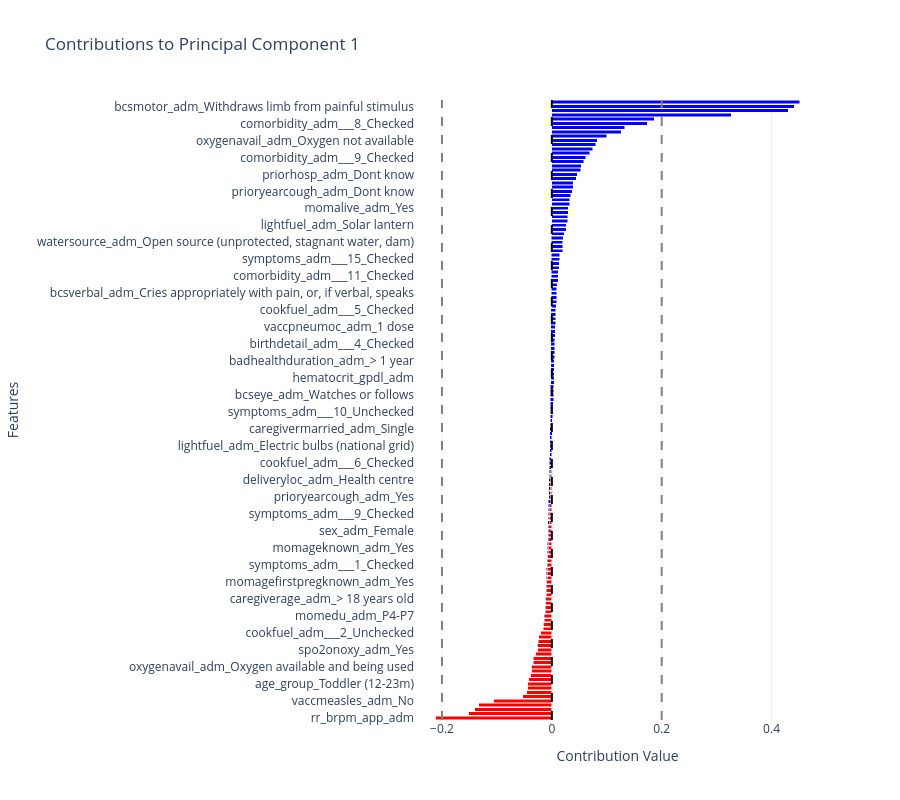
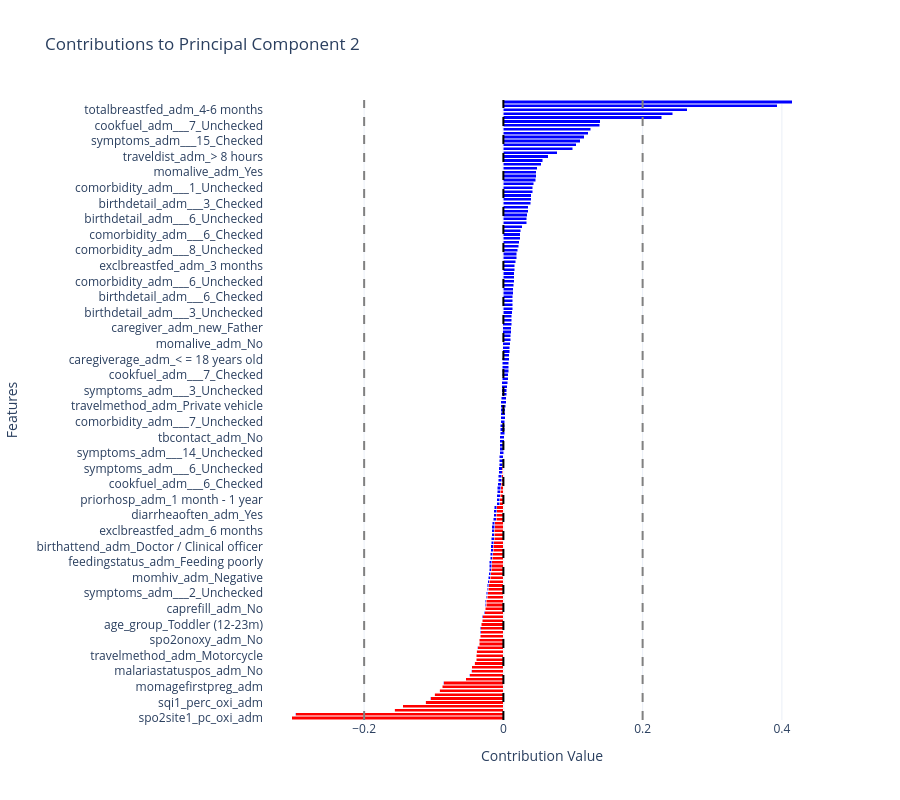
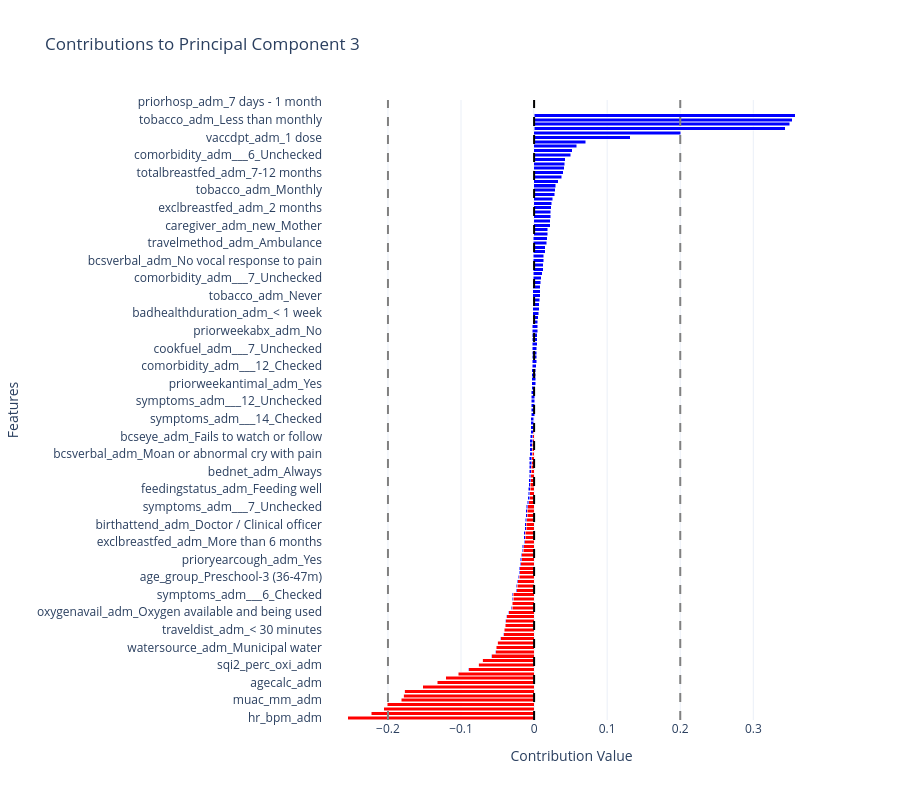
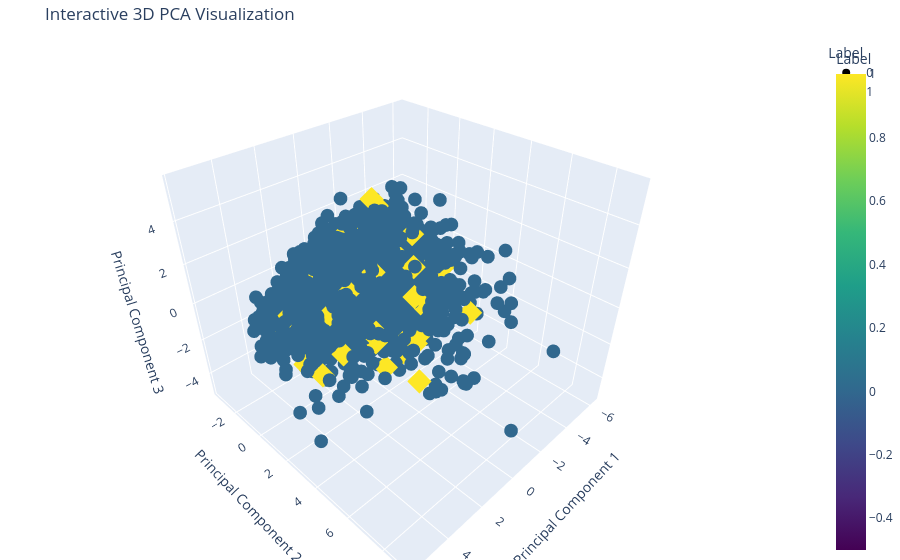

Here is the notebook cell these charts were saved with, in order:
### Markdown cell above
## Dimension Reduction

### Code cell
from helper_functions.data_processing import get_cleaned_data, get_pca
data, numerical_cols, categorical_cols = get_cleaned_data()
pca_data, _, _ = get_pca(data, numerical_cols)

### Figure 1 — Plotly figure (JSON) as saved in the notebook; plotly's stock layout.template omitted (floating-point values rounded to 4 significant figures; data arrays with more than 128 entries replaced by an {"elided": "..."} marker saying what was removed)
{"data": [{"marker": {"color": "red"}, "name": "Negative Contributions", "orientation": "h", "type": "bar", "x": {"elided": "133 float values"}, "y": {"elided": "279 str values"}}, {"marker": {"color": "blue"}, "name": "Positive Contributions", "orientation": "h", "type": "bar", "x": {"elided": "146 float values"}, "y": {"elided": "279 str values"}}], "layout": {"autosize": true, "barmode": "stack", "height": 800, "shapes": [{"line": {"color": "black", "dash": "dash", "width": 2}, "type": "line", "x0": 0, "x1": 0, "xref": "x", "y0": 0, "y1": 1, "yref": "y domain"}, {"line": {"color": "gray", "dash": "dash", "width": 2}, "type": "line", "x0": 0.2, "x1": 0.2, "xref": "x", "y0": 0, "y1": 1, "yref": "y domain"}, {"line": {"color": "gray", "dash": "dash", "width": 2}, "type": "line", "x0": -0.2, "x1": -0.2, "xref": "x", "y0": 0, "y1": 1, "yref": "y domain"}], "showlegend": false, "title": {"text": "Contributions to Principal Component 1"}, "xaxis": {"title": {"text": "Contribution Value"}}, "yaxis": {"title": {"text": "Features"}}}}

### Figure 2 — Plotly figure (JSON) as saved in the notebook; plotly's stock layout.template omitted (floating-point values rounded to 4 significant figures; data arrays with more than 128 entries replaced by an {"elided": "..."} marker saying what was removed)
{"data": [{"marker": {"color": "red"}, "name": "Negative Contributions", "orientation": "h", "type": "bar", "x": [-0.3039, -0.2986, -0.1566, -0.1448, -0.1122, -0.1048, -0.09934, -0.0924, -0.08847, -0.08629, -0.05419, -0.04887, -0.04624, -0.04568, -0.04204, -0.03947, -0.03941, -0.03926, -0.03788, -0.03569, -0.03536, -0.03409, -0.03383, -0.03375, -0.03271, -0.03117, -0.03087, -0.02806, -0.02709, -0.02637, -0.02618, -0.02454, -0.02454, -0.0234, -0.02304, -0.02264, -0.02139, -0.02097, -0.02037, -0.02018, -0.02002, -0.01896, -0.01867, -0.01818, -0.01798, -0.01762, -0.01742, -0.01708, -0.01698, -0.01657, -0.01623, -0.01454, -0.01411, -0.01405, -0.0134, -0.009703, -0.00956, -0.009243, -0.009151, -0.008534, -0.008065, -0.007578, -0.007367, -0.00698, -0.006865, -0.006261, -0.005878, -0.005664, -0.005357, -0.005352, -0.005013, -0.005, -0.004998, -0.004485, -0.004382, -0.004295, -0.004143, -0.004123, -0.004104, -0.004084, -0.004072, -0.003619, -0.003254, -0.002715, -0.002703, -0.002417, -0.002011, -0.001807, -0.001734, -0.001523, -0.00144, -0.001439, -0.001357, -0.00127, -0.001054, -0.00103, -0.0009338, -0.0007938, -0.0007761, -0.0007581, -0.0007015, -0.0006676, -0.0006093, -0.000553, -0.0004779, -0.0004594, -0.000456, -0.0004286, -0.0003324, -0.0003024, -0.0002934, -0.0002859, -0.0001673, -0.0001343, -0.0001246, -0.0001158, -6.212e-05, -5.264e-05, -2.142e-05, -1.876e-05], "y": {"elided": "279 str values"}}, {"marker": {"color": "blue"}, "name": "Positive Contributions", "orientation": "h", "type": "bar", "x": {"elided": "159 float values"}, "y": {"elided": "279 str values"}}], "layout": {"autosize": true, "barmode": "stack", "height": 800, "shapes": [{"line": {"color": "black", "dash": "dash", "width": 2}, "type": "line", "x0": 0, "x1": 0, "xref": "x", "y0": 0, "y1": 1, "yref": "y domain"}, {"line": {"color": "gray", "dash": "dash", "width": 2}, "type": "line", "x0": 0.2, "x1": 0.2, "xref": "x", "y0": 0, "y1": 1, "yref": "y domain"}, {"line": {"color": "gray", "dash": "dash", "width": 2}, "type": "line", "x0": -0.2, "x1": -0.2, "xref": "x", "y0": 0, "y1": 1, "yref": "y domain"}], "showlegend": false, "title": {"text": "Contributions to Principal Component 2"}, "xaxis": {"title": {"text": "Contribution Value"}}, "yaxis": {"title": {"text": "Features"}}}}

### Figure 3 — Plotly figure (JSON) as saved in the notebook; plotly's stock layout.template omitted (floating-point values rounded to 4 significant figures; data arrays with more than 128 entries replaced by an {"elided": "..."} marker saying what was removed)
{"data": [{"marker": {"color": "red"}, "name": "Negative Contributions", "orientation": "h", "type": "bar", "x": {"elided": "141 float values"}, "y": {"elided": "279 str values"}}, {"marker": {"color": "blue"}, "name": "Positive Contributions", "orientation": "h", "type": "bar", "x": {"elided": "138 float values"}, "y": {"elided": "279 str values"}}], "layout": {"autosize": true, "barmode": "stack", "height": 800, "shapes": [{"line": {"color": "black", "dash": "dash", "width": 2}, "type": "line", "x0": 0, "x1": 0, "xref": "x", "y0": 0, "y1": 1, "yref": "y domain"}, {"line": {"color": "gray", "dash": "dash", "width": 2}, "type": "line", "x0": 0.2, "x1": 0.2, "xref": "x", "y0": 0, "y1": 1, "yref": "y domain"}, {"line": {"color": "gray", "dash": "dash", "width": 2}, "type": "line", "x0": -0.2, "x1": -0.2, "xref": "x", "y0": 0, "y1": 1, "yref": "y domain"}], "showlegend": false, "title": {"text": "Contributions to Principal Component 3"}, "xaxis": {"title": {"text": "Contribution Value"}}, "yaxis": {"title": {"text": "Features"}}}}

### Figure 4 — Plotly figure (JSON) as saved in the notebook; plotly's stock layout.template omitted (floating-point values rounded to 4 significant figures; data arrays with more than 128 entries replaced by an {"elided": "..."} marker saying what was removed)
{"data": [{"hovertemplate": "Label=%{marker.color}<br>PC1=%{x}<br>PC2=%{y}<br>PC3=%{z}<extra></extra>", "legendgroup": "0", "marker": {"color": {"elided": "2567 int values"}, "coloraxis": "coloraxis", "symbol": "circle"}, "mode": "markers", "name": "0", "scene": "scene", "showlegend": true, "type": "scatter3d", "x": {"elided": "2567 float values"}, "y": {"elided": "2567 float values"}, "z": {"elided": "2567 float values"}}, {"hovertemplate": "Label=%{marker.color}<br>PC1=%{x}<br>PC2=%{y}<br>PC3=%{z}<extra></extra>", "legendgroup": "1", "marker": {"color": [1, 1, 1, 1, 1, 1, 1, 1, 1, 1, 1, 1, 1, 1, 1, 1, 1, 1, 1, 1, 1, 1, 1, 1, 1, 1, 1, 1, 1, 1, 1, 1, 1, 1, 1, 1, 1, 1, 1, 1, 1, 1, 1, 1, 1, 1, 1, 1, 1, 1, 1, 1, 1, 1, 1, 1, 1, 1, 1, 1, 1, 1, 1, 1, 1, 1, 1, 1, 1, 1, 1, 1, 1, 1, 1, 1, 1, 1, 1, 1, 1, 1, 1, 1, 1, 1, 1, 1, 1, 1, 1, 1, 1, 1, 1, 1, 1, 1, 1, 1, 1, 1, 1, 1, 1, 1, 1, 1, 1, 1, 1, 1, 1, 1, 1, 1, 1, 1, 1], "coloraxis": "coloraxis", "symbol": "diamond"}, "mode": "markers", "name": "1", "scene": "scene", "showlegend": true, "type": "scatter3d", "x": [-3.329, -0.2178, -0.349, 4.574, 1.754, 1.496, -2.265, -3.422, 1.795, -2.899, 3.219, -2.949, -2.271, -3.487, 3.341, 0.7069, 1.105, -3.211, -1.176, -1.492, -0.01101, 2.062, 1.477, -0.7337, 2.461, -1.913, -0.8167, -0.8545, -2.67, -0.4739, 0.2645, -0.9878, 2.548, -1.654, -1.785, -1.569, 1.811, -2.382, 2.452, 2.509, 0.6682, -2.193, -0.892, -1.217, 2.081, -0.1382, -3.4, -0.1842, -1.888, -1.741, 0.01834, -0.6807, -1.644, 3.112, -3.202, 2.224, -0.5437, 1.279, 3.877, -3.478, 0.3506, -2.669, -3.083, -2.675, -0.7927, 0.6744, -1.431, -2.262, -1.436, 3.751, -2.769, -1.635, -0.7355, 1.492, -2.966, 0.3659, -1.462, -0.3856, -0.981, -1.058, 0.1622, -1.311, -2.159, 1.627, 1.787, -1.728, -3.624, 2.716, -1.352, -1.366, -0.1083, -0.8472, -0.7983, 0.5108, -0.7208, 3.31, 0.6653, 2.772, 0.4966, -0.3155, 0.5319, 1.787, 3.805, -1.458, -1.437, -1.146, -0.1877, 1.012, -1.106, 1.128, -1.424, 0.1736, -0.6385, -0.5341, -1.647, -3.949, -0.04596, -1.779, 0.1528], "y": [-1.555, -1.499, 0.2732, 3.121, 3.142, 2.817, 1.83, -0.5467, 0.8519, 0.4311, 0.2036, -0.841, 0.2197, 0.7708, 2.93, -0.5558, 0.2857, 0.2725, 2.595, -2.253, 0.08164, 0.9135, -0.7069, -2.976, -1.011, 0.02224, -0.7525, 1.699, 2.338, 1.071, -1.201, 0.3258, -0.9843, 0.803, 2.209, -1.077, -0.02718, -0.4162, 0.7632, -0.4914, -0.4687, -0.1203, 2.682, 1.66, 1.938, -1.107, -0.3882, 0.9587, -0.7911, 0.03415, -1.212, 0.9074, -0.8645, 1.913, -0.2577, 0.3411, 2.912, 0.476, -0.02982, -1.559, 1.527, -0.05591, -1.593, -0.6198, -1.862, -0.4359, -0.485, 1.56, -1.809, 0.7423, 4.39, 1.902, -2.06, 2.845, -2.128, -2.284, 0.1302, -2.037, 0.515, -2.17, 0.1761, 1.046, -1.023, 0.4596, -1.211, -1.28, 1.405, -0.5169, -0.2214, -1.217, 3.502, -0.7669, 0.4469, -1.591, 0.1663, -1.598, 1.329, -1.654, 0.3351, -0.7793, -1.816, -1.059, -0.3439, 0.4624, 0.04273, 0.1277, -0.6485, 2.875, 0.2546, 0.2059, -0.7333, 4.132, 2.726, 1.869, -0.04618, 1.646, 0.4301, -1.419, 0.6889], "z": [0.9452, 1.326, 1.209, -0.6841, -0.4085, -0.9834, -1.355, 0.1451, -0.3697, 1.244, -0.5666, -0.7856, 0.525, 0.1068, -0.4698, -1.626, -2.148, -0.8311, -2.71, 0.7419, -0.5445, 0.3647, -1.453, 0.4183, 0.3534, -0.3871, -1.278, -0.9995, 1.051, 2.031, -0.8506, 1.929, -1.746, -0.9047, -2.794, -2.506, -0.8583, 2.257, -1.522, 0.4251, -1.077, -1.662, 1.643, -3.867, 1.453, 1.852, 0.9085, 4.433, 0.5035, -0.4538, 0.1526, 1.528, 0.4585, 0.8443, -0.9609, -1.342, 3.456, -2.499, 0.03434, 1.04, 1.425, 1.853, 0.987, 0.7139, -0.4831, -1.034, 1.255, 0.1146, 0.6771, -2.102, -0.8303, 0.4444, 1.247, -0.4523, 0.736, -0.7875, 0.0493, 0.5747, 0.5866, 0.4526, 0.07239, 1.517, 1.637, 0.2097, -1.333, -1.18, -0.2535, -1.789, 2.426, 1.299, 0.8995, 1.712, -0.01695, -0.6743, 2.025, -2.38, -0.8945, -1.25, 0.8651, 0.7545, 0.8379, 0.7504, -0.7958, -2.62, -0.3384, -1.743, 0.5894, -2.64, 3.554, -0.9189, 1.442, -3.207, -1.894, -0.724, 2.88, -0.1919, -3.113, -0.5585, -0.5651]}], "layout": {"coloraxis": {"colorbar": {"title": {"text": "Label"}}, "colorscale": [[0, "#440154"], [0.1111, "#482878"], [0.2222, "#3e4989"], [0.3333, "#31688e"], [0.4444, "#26828e"], [0.5556, "#1f9e89"], [0.6667, "#35b779"], [0.7778, "#6ece58"], [0.8889, "#b5de2b"], [1, "#fde725"]]}, "legend": {"title": {"text": "Label"}, "tracegroupgap": 0}, "margin": {"b": 0, "l": 0, "r": 0, "t": 40}, "scene": {"domain": {"x": [0, 1], "y": [0, 1]}, "xaxis": {"title": {"text": "Principal Component 1"}}, "yaxis": {"title": {"text": "Principal Component 2"}}, "zaxis": {"title": {"text": "Principal Component 3"}}}, "title": {"text": "Interactive 3D PCA Visualization"}}}
